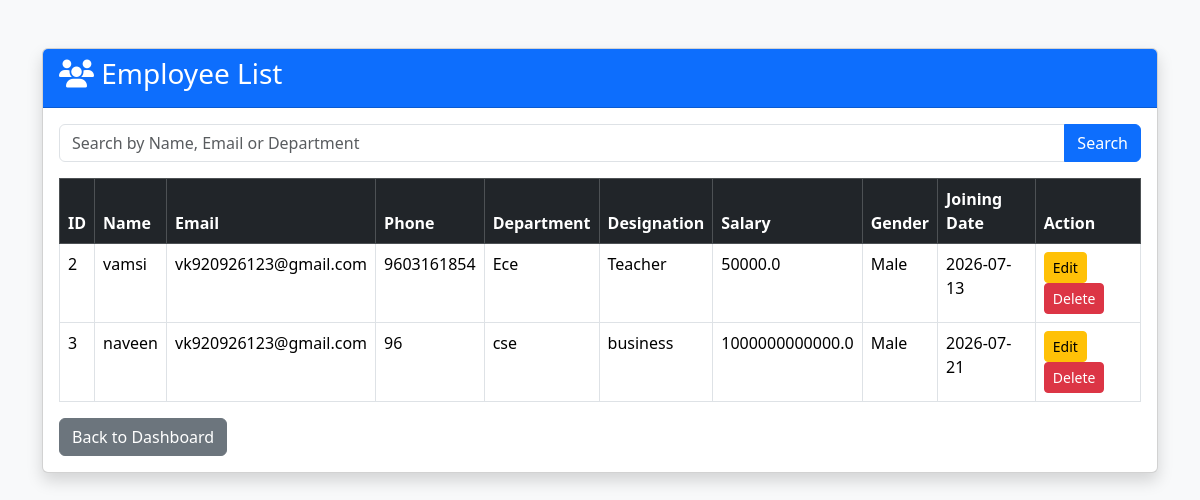
Page /search (signed in) on the committed database.
### tables this page shows
CREATE TABLE employees(
        id INTEGER PRIMARY KEY AUTOINCREMENT,
        name TEXT,
        email TEXT,
        phone TEXT,
        department TEXT,
        designation TEXT,
        salary REAL,
        gender TEXT,
        address TEXT,
        joining_date TEXT
    );

### app.py (the view)
@app.route("/search", methods=["GET"])
def search_employee():
    if "admin" not in session:
        return redirect(url_for("login"))
    keyword = request.args.get("keyword", "").strip()
    conn = get_connection()
    cur = conn.cursor()
    cur.execute("""
        SELECT * FROM employees
        WHERE
            name LIKE ?
            OR email LIKE ?
            OR department LIKE ?
            OR designation LIKE ?
    """, (
        f"%{keyword}%",
        f"%{keyword}%",
        f"%{keyword}%",
        f"%{keyword}%"
    ))
    employees = cur.fetchall()
    conn.close()
    return render_template(
        "view_employee.html",
        employees=employees
    )

### app.py (called while the page is built)
def get_connection():
    conn = sqlite3.connect("employee.db")
    conn.row_factory = sqlite3.Row
    return conn

### templates/view_employee.html (shortened to what this page needs)
<!DOCTYPE html>
<html lang="en">
<head>
<link href="https://cdn.jsdelivr.net/npm/bootstrap@5.3.3/dist/css/bootstrap.min.css" rel="stylesheet">
<link rel="stylesheet"
href="https://cdnjs.cloudflare.com/ajax/libs/font-awesome/6.6.0/css/all.min.css">
</head>
<body class="bg-light">
<div class="container mt-5">
<div class="card shadow">
<div class="card-header bg-primary text-white">
<h3>
<i class="fa-solid fa-users"></i>
Employee List
</h3>
</div>
<div class="card-body">
    <form action="/search" method="GET" class="mb-3">
    <div class="input-group">
        <input
            type="text"
            class="form-control"
            name="keyword"
            placeholder="Search by Name, Email or Department">
        <button type="submit" class="btn btn-primary">
            Search
        </button>
    </div>
</form>
<table class="table table-bordered table-hover">
<thead class="table-dark">
<tr>
<th>ID</th>
<th>Name</th>
<th>Email</th>
<th>Phone</th>
<th>Department</th>
<th>Designation</th>
<th>Salary</th>
<th>Gender</th>
<th>Joining Date</th>
<th>Action</th>
</tr>
</thead>
<tbody>
{% for emp in employees %}
<tr>
<td>{{ emp.id }}</td>
<td>{{ emp.name }}</td>
<td>{{ emp.email }}</td>
<td>{{ emp.phone }}</td>
<td>{{ emp.department }}</td>
<td>{{ emp.designation }}</td>
<td>{{ emp.salary }}</td>
<td>{{ emp.gender }}</td>
<td>{{ emp.joining_date }}</td>
<td>
<a href="/edit/{{ emp.id }}" class="btn btn-warning btn-sm">
Edit
</a>
<a href="/delete/{{ emp.id }}" class="btn btn-danger btn-sm">
Delete
</a>
</td>
</tr>
{% endfor %}
</tbody>
</table>
<a href="/dashboard" class="btn btn-secondary">
Back to Dashboard
</a>
</div>
</div>
</div>
</body>
</html>

### rows in the picture
employees: id "2", name "vamsi", email "vk920926123@gmail.com", phone "9603161854", department "Ece", designation "Teacher", salary "50000.0", gender "Male", joining_date "2026-07-13"
employees: id "3", name "naveen", email "vk920926123@gmail.com", phone "96", department "cse", designation "business", salary "1000000000000.0", gender "Male", joining_date "2026-07-21"
